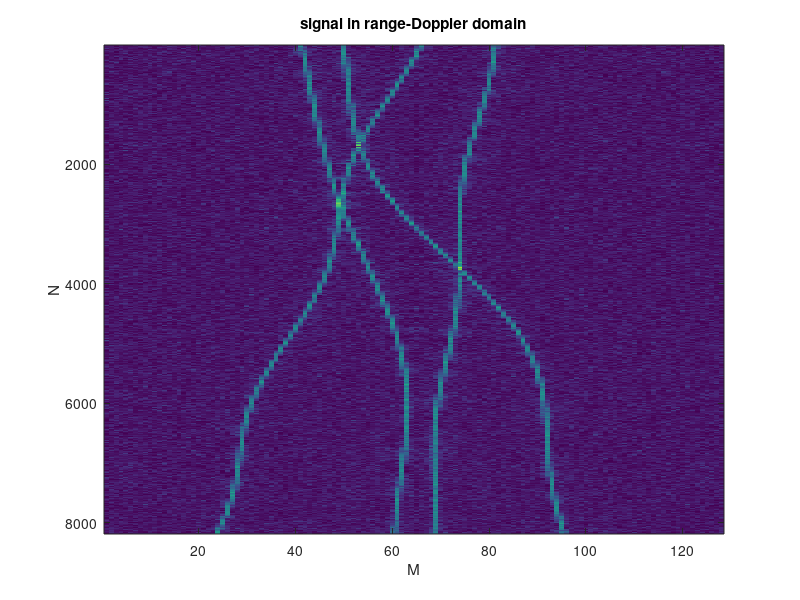

Here is the MATLAB script that generated this plot:
clear all;close all;clc
%% multi component radar echo signal generation

f0 = 2e9;
c = 3e8;
lambda = c/f0;
N = 8192;
PRF = 200;
M = 128;
B = 100e6;
fs = 200e6;
Tr = 50e-6;
k = B/Tr;
SNR = -5;

T = (-M/2:M/2-1)/fs;
Ta = (-N/2:N/2-1)/PRF;

Gamma = 4*k/c;

Phi1 = -2*pi*20.*(2*cos(2*pi*Ta/60-0.1*pi)+sin(2*pi*Ta/30))-30*Ta+700;
s1 = zeros(N,M);
for in = 1:N
   s1(in,:) = exp(1j*2*pi*T*(-4*k/c*Phi1(in))).*exp(1j*Phi1(in));
end

Phi2 = -2*pi*30.*(3*cos(2*pi*Ta/60-0.4*pi)+sin(2*pi*Ta/25+0.2*pi))-50*Ta-500;
s2 = zeros(N,M);
for in = 1:N
   s2(in,:) = exp(1j*2*pi*T*(-4*k/c*Phi2(in))).*exp(1j*Phi2(in));
end

Phi3 = -2*pi*10.*(1*cos(2*pi*Ta/60-0.8*pi)+sin(2*pi*Ta/20+0.4*pi))+20*Ta-500;
s3 = zeros(N,M);
for in = 1:N
   s3(in,:) = exp(1j*2*pi*T*(-4*k/c*Phi3(in))).*exp(1j*Phi3(in));
end

Phi4 = -2*pi*20.*(0*cos(2*pi*Ta/60-0.8*pi)+sin(2*pi*Ta/20+0.6*pi))+60*Ta+1300;
s4 = zeros(N,M);
for in = 1:N
   s4(in,:) = exp(1j*2*pi*T*(-4*k/c*Phi4(in))).*exp(1j*Phi4(in));
end

s0 = s1+s2+s3+s4;
saddn = awgn(zeros(N,M),SNR);
s = s0+saddn;
save multisignal;


PN = sqrt(sum(sum(abs(saddn(1:10,1:10).^2)))/100);   %noise sigma
figure;
sf = fftshift(fft(s,[],2),2);
imagesc(abs(sf));
xlabel('M');
ylabel('N');
title('signal in range-Doppler domain');    %give a range-Doppler view of the radar signal
